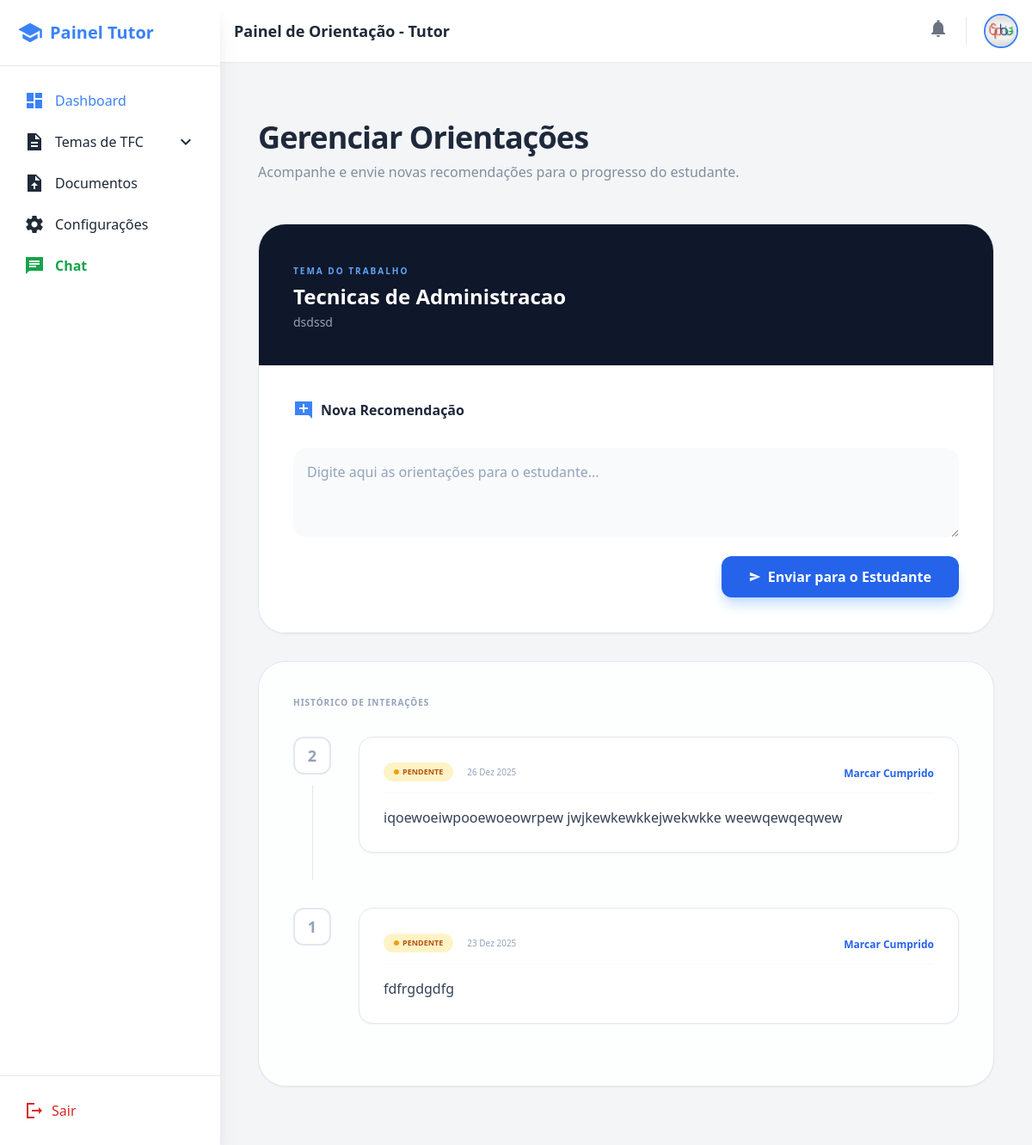
Page /tema/53/recomendacoes/ (signed in) on the committed database.
### Coordenacao/models.py (models this page shows, shortened)
class Tema(models.Model):
    STATUS_TUTOR = (
        ('pendente', 'Pendente'),
        ('aprovado', 'Aprovado pelo tutor'),
        ('rejeitado', 'Rejeitado pelo tutor'),
    )
    STATUS_COORD = (
        ('pendente', 'Pendente'),
        ('aprovado', 'Aprovado pela coordenação'),
        ('rejeitado', 'Rejeitado pela coordenação'),
    )
    STATUS_FINAL = (
        ('pendente', 'Pendente'),
        ('aprovado', 'Aprovado'),
        ('rejeitado', 'Rejeitado'),
    )
    estudante = models.ForeignKey(
        Usuario,
        on_delete=models.CASCADE,
        related_name='temas',
        limit_choices_to={'perfil': 'estudante'}
    )
    titulo = models.CharField(max_length=200)
    descricao = models.TextField()
    resumo = models.FileField(upload_to='resumos/', blank=True, null=True)
    requerimento = models.FileField(upload_to='requer/', blank=True, null=True)
    tutor_indicado = models.ForeignKey(
        Usuario,
        on_delete=models.SET_NULL,
        blank=True,
        null=True,
        related_name='temas_orientados',
        limit_choices_to={'perfil': 'tutor'}
    )
    status_tutor = models.CharField(
        max_length=15,
        choices=STATUS_TUTOR,
        default='pendente'
    )
    status_coordenacao = models.CharField(
        max_length=20,
        choices=STATUS_COORD,
        default='pendente'
    )
    status_final = models.CharField(
        max_length=15,
        choices=STATUS_FINAL,
        default='pendente'
    )
    data_envio = models.DateTimeField(auto_now_add=True)
    data_atualizacao = models.DateTimeField(auto_now=True)

class Recomendacao(models.Model):
    tema = models.ForeignKey(
        Tema,
        on_delete=models.CASCADE,
        related_name='recomendacoes'
    )
    tutor = models.ForeignKey(
        Usuario,
        on_delete=models.SET_NULL,
        null=True,
        blank=True,
        limit_choices_to={'perfil': 'tutor'},
        related_name='recomendacoes_feitas'
    )
    texto = models.TextField()
    lida = models.BooleanField(default=False)
    data_criacao = models.DateTimeField(auto_now_add=True)
    data_atualizacao = models.DateTimeField(auto_now=True)
    class Meta:
        ordering = ['-data_criacao']  # As primeiras recomendacoes ...

### Coordenacao/views.py (the view, shortened to what this page needs)
# urls.py: path('tema/<int:tema_id>/recomendacoes/', views.adicionar_recomendacao, name='tutor_recomendacao'),
@login_required
def adicionar_recomendacao(request, tema_id):
    if request.user.perfil != 'tutor':
        messages.error(request, "Acesso não autorizado.")
        return redirect('dashboard_tutor')
    tema = get_object_or_404(Tema, id=tema_id)
    recomendacoes = tema.recomendacoes.all().order_by('-data_criacao')
    return render(request, 'tutor/recomendacao.html', {
        'tema': tema,
        'recomendacoes': recomendacoes
    })

### templates/tutor/recomendacao.html (shortened to what this page needs)
{% extends 'tutor/base.html' %}
{% load static %}
{% block titulo_pagina %}Painel de Orientação - Tutor{% endblock %}
{% block content %}
<div class="max-w-5xl mx-auto px-4 sm:px-6 py-6 md:py-12">
    <div class="mb-8 md:mb-12 text-center md:text-left">
        <h2 class="text-2xl md:text-4xl font-extrabold text-slate-800 tracking-tight animate-fadeSlide">
            Gerenciar Orientações
        </h2>
        <p class="text-slate-500 mt-2 text-sm md:text-base opacity-80">
            Acompanhe e envie novas recomendações para o progresso do estudante.
        </p>
    </div>
    <div class="bg-white border border-slate-200 rounded-2xl md:rounded-[2rem] shadow-sm overflow-hidden mb-8 animate-fade">
        <div class="bg-slate-900 p-6 md:p-10">
            <div class="flex flex-col md:flex-row md:items-center justify-between gap-6">
                <div class="space-y-1">
                    <span class="text-blue-400 text-[10px] font-black uppercase tracking-[0.2em]">Tema do Trabalho</span>
                    <h3 class="text-white text-lg md:text-2xl font-bold leading-tight break-words">
                        {{ tema.titulo }}
                    </h3>
                    <p class="text-slate-400 text-xs md:text-sm mt-2 line-clamp-2">{{ tema.descricao }}</p>
                </div>
            </div>
        </div>
        <div class="p-6 md:p-10 border-b border-slate-100 bg-white">
            <h4 class="text-slate-800 font-bold mb-4 flex items-center gap-2">
                <span class="material-icons-sharp text-blue-500">add_comment</span>
                Nova Recomendação
            </h4>
            <form method="POST" action="{% url 'tutor_recomendacao' tema.id %}" class="space-y-4">
                <textarea name="texto" rows="3"
                          class="w-full p-4 rounded-2xl bg-slate-50 border-none focus:ring-2 focus:ring-blue-500 transition-all placeholder:text-slate-400 text-sm md:text-base"
                          placeholder="Digite aqui as orientações para o estudante..." required></textarea>
                <div class="flex justify-end">
                    <button type="submit"
                            class="w-full md:w-auto bg-blue-600 text-white px-8 py-3 rounded-xl font-bold hover:bg-blue-700 transition-all shadow-lg shadow-blue-200 flex items-center justify-center gap-2 active:scale-95">
                        <span class="material-icons-sharp text-sm">send</span>
                        Enviar para o Estudante
                    </button>
                </div>
            </form>
        </div>
    </div>
    <div class="bg-white border border-slate-200 rounded-2xl md:rounded-[2rem] shadow-sm overflow-hidden animate-fade">
        <div class="p-4 md:p-10 bg-slate-50/30">
            <h4 class="text-slate-400 text-[10px] font-black uppercase tracking-widest mb-8 text-center md:text-left">
                Histórico de Interações
            </h4>
            {% if recomendacoes %}
                <div class="space-y-6 md:space-y-8">
                    {% for rec in recomendacoes %}
                    <div class="flex gap-4 md:gap-8 group">
                        <div class="flex flex-col items-center flex-shrink-0">
                            <div class="flex-none w-9 h-9 md:w-11 md:h-11 rounded-xl bg-white border-2 border-slate-200 text-slate-400 flex items-center justify-center text-sm md:text-lg font-bold transition-all duration-300 {% if rec.cumprida %}bg-green-500 border-green-500 text-white{% endif %}">
                                {% if rec.cumprida %}
                                    <span class="material-icons-sharp">check</span>
                                {% else %}
                                    {{ forloop.revcounter }}
                                {% endif %}
                            </div>
                        </div>
                        <div class="flex-1 pb-8">
                            <div class="bg-white border border-slate-200 rounded-2xl p-5 md:p-7 shadow-sm transition-all duration-300 hover:border-blue-200">
                                <div class="flex flex-wrap items-center justify-between gap-3 mb-4 border-b border-slate-50 pb-3">
                                    <div class="flex items-center gap-3">
                                        {% if rec.cumprida %}
                                            <span class="px-3 py-1 bg-green-100 text-green-700 text-[9px] font-black uppercase rounded-full flex items-center gap-1">
                                                <span class="w-1.5 h-1.5 bg-green-500 rounded-full"></span> Cumprido
                                            </span>
                                        {% else %}
                                            <span class="px-3 py-1 bg-amber-100 text-amber-700 text-[9px] font-black uppercase rounded-full flex items-center gap-1">
                                                <span class="w-1.5 h-1.5 bg-amber-500 rounded-full animate-pulse"></span> Pendente
                                            </span>
                                        {% endif %}
                                        <span class="text-[10px] text-slate-400 font-medium">
                                             {{ rec.data_criacao|date:"d M Y" }}
                                        </span>
                                    </div>
                                    <form method="POST" action="#"> {% csrf_token %}
                                        <button type="submit" class="text-xs font-bold {% if rec.cumprida %}text-slate-300 cursor-not-allowed{% else %}text-blue-600 hover:text-blue-800{% endif %}" {% if rec.cumprida %}disabled{% endif %}>
                                            {% if not rec.cumprida %}Marcar Cumprido{% endif %}
                                        </button>
                                    </form>
                                </div>
                                <p class="text-slate-700 text-sm md:text-base leading-[1.8] break-words {% if rec.cumprida %}line-through opacity-50{% endif %}">
                                    {{ rec.texto }}
                                </p>
                            </div>
                        </div>
                    </div>
                    {% endfor %}
                </div>
            {% else %}
                <div class="text-center py-12">
                    <p class="text-slate-400 italic">Nenhuma recomendação enviada para este tema.</p>
                </div>
            {% endif %}
        </div>
    </div>
</div>
{% endblock %}

### templates/tutor/base.html (style rules this page uses)
body { overflow: hidden; }

### templates/tutor/recomendacao.html (style rules this page uses)
.break-words { word-wrap: break-word; word-break: break-word; }
.animate-fadeSlide { animation: fadeSlide 0.7s cubic-bezier(0.16, 1, 0.3, 1); }
.animate-fade { animation: fadeIn 1s ease; }

### rows in the picture
Tema: titulo "Tecnicas de Administracao", descricao "dsdssd"
Recomendacao: data_criacao "26 Dez 2025", texto "iqoewoeiwpooewoeowrpew jwjkewkewkkejwekwkke weewqewqeqwew"
Recomendacao: data_criacao "23 Dez 2025", texto "fdfrgdgdfg"
